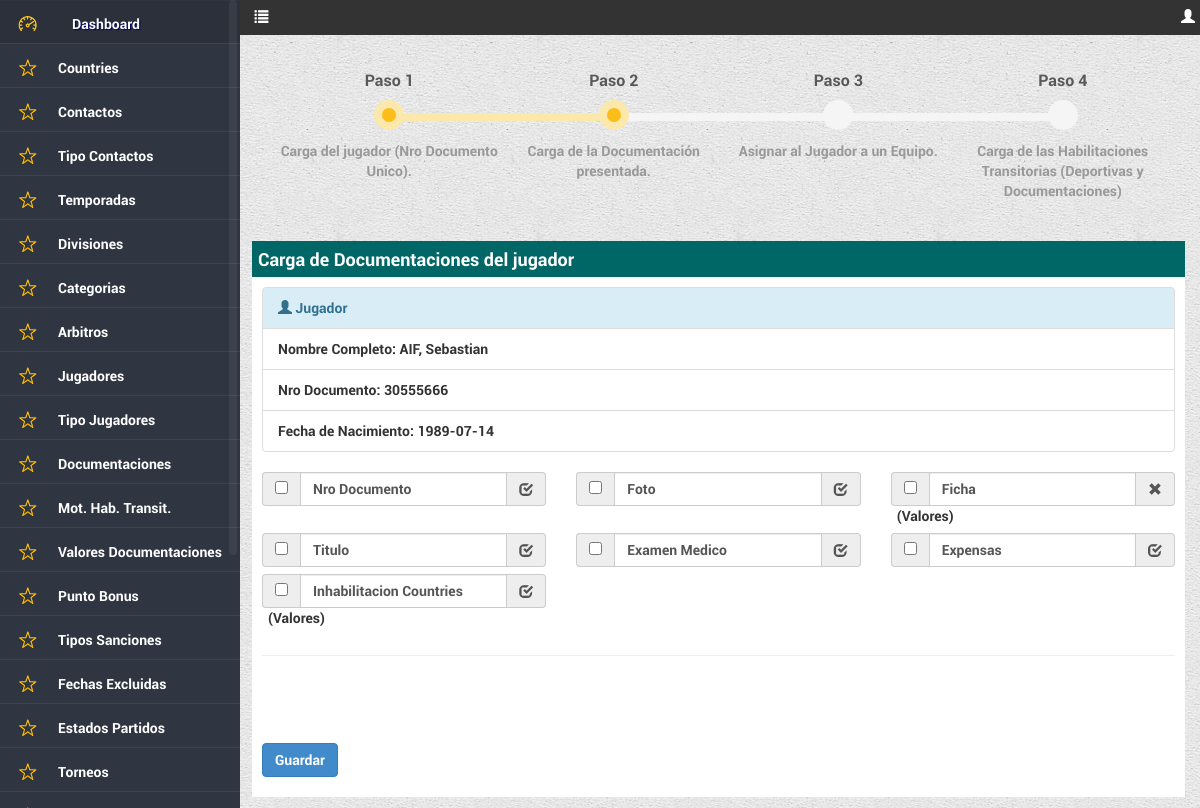
The page /dashboard/jugadores/documentaciones.php?id=2 (signed in) on the database its author committed.
### tables this page shows
CREATE TABLE IF NOT EXISTS `predio_menu` (
  `idmenu` int(11) NOT NULL AUTO_INCREMENT,
  `url` varchar(65) NOT NULL,
  `icono` varchar(45) DEFAULT NULL,
  `nombre` varchar(45) NOT NULL,
  `Orden` smallint(6) DEFAULT NULL,
  `hover` varchar(45) DEFAULT NULL,
  `permiso` varchar(50) DEFAULT NULL,
  `administracion` bit(1) DEFAULT NULL,
  `torneo` bit(1) DEFAULT NULL,
  `reportes` bit(1) DEFAULT NULL,
  PRIMARY KEY (`idmenu`)
);

CREATE TABLE IF NOT EXISTS `dbjugadores` (
  `idjugador` int(11) NOT NULL AUTO_INCREMENT,
  `reftipodocumentos` int(11) NOT NULL,
  `nrodocumento` int(11) NOT NULL,
  `apellido` varchar(120) NOT NULL,
  `nombres` varchar(120) NOT NULL,
  `email` varchar(150) DEFAULT NULL,
  `fechanacimiento` date NOT NULL,
  `fechaalta` date NOT NULL,
  `fechabaja` date DEFAULT NULL,
  `refcountries` int(11) NOT NULL,
  `observaciones` varchar(300) DEFAULT NULL,
  PRIMARY KEY (`idjugador`),
  KEY `fk_jugadores_tipodocumentos_idx` (`reftipodocumentos`),
  KEY `fk_jugadores_countries_idx` (`refcountries`)
);

CREATE TABLE IF NOT EXISTS `tbdocumentaciones` (
  `iddocumentacion` int(11) NOT NULL AUTO_INCREMENT,
  `descripcion` varchar(120) NOT NULL,
  `obligatoria` bit(1) NOT NULL,
  `observaciones` varchar(300) DEFAULT NULL,
  PRIMARY KEY (`iddocumentacion`)
);

### includes/appconfig.php (called while the page is built, shortened)
<?php
class appconfig {
function conexion() {
		$hostname = "localhost";
		$database = "ssaif_desa";
		$username = "root";
		$password = "";
		$conexion = array("hostname" => $hostname,
						  "database" => $database,
						  "username" => $username,
						  "password" => $password);
		return $conexion;
}
}
?>

### includes/funcionesReferencias.php (called while the page is built, shortened)
<?php
class ServiciosReferencias {
function traerJugadoresPorId($id) {
$sql = "select idjugador,reftipodocumentos,nrodocumento,apellido,nombres,email,fechanacimiento,fechaalta,fechabaja,refcountries,observaciones from dbjugadores where idjugador =".$id;
$res = $this->query($sql,0);
return $res;
}
function traerJugadoresdocumentacionPorJugador($idJugador) {
$sql = "select j.refdocumentaciones,
doc.descripcion,
(case when doc.obligatoria = 1 then 'Si' else 'No' end) as obligatoria,
j.valor,
j.refjugadores,
j.idjugadordocumentacion,
j.observaciones
from dbjugadoresdocumentacion j
inner join dbjugadores jug ON jug.idjugador = j.refjugadores
inner join tbtipodocumentos ti ON ti.idtipodocumento = jug.reftipodocumentos
inner join dbcountries co ON co.idcountrie = jug.refcountries
inner join tbdocumentaciones doc ON doc.iddocumentacion = j.refdocumentaciones
where j.refjugadores =".$idJugador;
$res = $this->query($sql,0);
return $res;
}
function traerDocumentaciones() {
$sql = "select
d.iddocumentacion,
d.descripcion,
(case when d.obligatoria = 1 then 'Si' else 'No' end) as obligatoria,
d.observaciones
from tbdocumentaciones d
order by 1";
$res = $this->query($sql,0);
return $res;
}
function traerValoreshabilitacionestransitoriasPorDocumentacion($idDocumentacion) {
$sql = "select
v.idvalorhabilitaciontransitoria,
doc.descripcion as documentacion,
v.descripcion,
(case when v.habilita= 1 then 'Si' else 'No' end) as habilita,
(case when v.default= 1 then 'Si' else 'No' end) as pordefecto,
v.refdocumentaciones
from tbvaloreshabilitacionestransitorias v
inner join tbdocumentaciones doc ON doc.iddocumentacion = v.refdocumentaciones
where doc.iddocumentacion = ".$idDocumentacion."
order by 1";
$res = $this->query($sql,0);
return $res;
}
function query($sql,$accion) {
		require_once 'appconfig.php';
		$appconfig	= new appconfig();
		$datos		= $appconfig->conexion();
		$hostname	= $datos['hostname'];
		$database	= $datos['database'];
		$username	= $datos['username'];
		$password	= $datos['password'];
		$conex = mysql_connect($hostname,$username,$password) or die ("no se puede conectar".mysql_error());
		        $error = 0;
		$result=mysql_query($sql,$conex);
		if($error==1){
			mysql_query("ROLLBACK");
			return false;
		}
		 else{
			return $result;
		}
	}
}
?>

### dashboard/jugadores/documentaciones.php (the view, shortened to what this page needs)
<?php
if (!isset($_SESSION['usua_predio']))
{
	header('Location: ../../error.php');
} else {
include ('../../includes/funcionesHTML.php');
include ('../../includes/funcionesReferencias.php');
$serviciosHTML 			= new ServiciosHTML();
$serviciosReferencias 	= new ServiciosReferencias();
$resMenu = $serviciosHTML->menu(utf8_encode($_SESSION['nombre_predio']),"Jugadores",$_SESSION['refroll_predio'],'');
if (!$_POST){
	$id	= $_GET['id'];
}
$resResultado = $serviciosReferencias->traerJugadoresPorId($id);
$resJugadores = $serviciosReferencias->traerJugadoresdocumentacionPorJugador($id);
$plural = "Documentaciones del jugador";
$resDocumentaciones2	=	$serviciosReferencias->traerDocumentaciones();
?>
<!DOCTYPE HTML>
<html>
<head>
<link href="../../css/estiloDash.css" rel="stylesheet" type="text/css">
    <link rel="stylesheet" href="../../css/jquery-ui.css">
    <link rel="stylesheet" href="../../bootstrap/css/bootstrap.min.css"/>
	<link rel="stylesheet" href="../../css/bootstrap-datetimepicker.min.css">
   <link href="../../css/perfect-scrollbar.css" rel="stylesheet">
    <link rel="stylesheet" href="../../css/bootstrap-multiselect.css" type="text/css">
	<link rel="stylesheet" href="../../css/chosen.css">
</head>
<body>
 <?php echo $resMenu; ?>
<div id="content">
		<div class="row bs-wizard" style="border-bottom:0;margin-left:25px; margin-right:25px;">
            <div class="col-xs-3 bs-wizard-step complete">
              <div class="text-center bs-wizard-stepnum">Paso 1</div>
              <div class="progress"><div class="progress-bar"></div></div>
              <a href="modificar.php?id=<?php echo $id; ?>" class="bs-wizard-dot"></a>
              <div class="bs-wizard-info text-center">Carga del jugador (Nro Documento Unico).</div>
            </div>
            <div class="col-xs-3 bs-wizard-step active">
              <div class="text-center bs-wizard-stepnum">Paso 2</div>
              <div class="progress"><div class="progress-bar"></div></div>
              <a href="#" class="bs-wizard-dot"></a>
              <div class="bs-wizard-info text-center">Carga de la Documentación presentada.</div>
            </div>
            <div class="col-xs-3 bs-wizard-step disabled">
              <div class="text-center bs-wizard-stepnum">Paso 3</div>
              <div class="progress"><div class="progress-bar"></div></div>
              <div class="bs-wizard-info text-center">Asignar al Jugador a un Equipo.</div>
            </div>
            <div class="col-xs-3 bs-wizard-step disabled">
              <div class="text-center bs-wizard-stepnum">Paso 4</div>
              <div class="progress"><div class="progress-bar"></div></div>
              <a href="#" class="bs-wizard-dot"></a>
              <div class="bs-wizard-info text-center"> Carga de las Habilitaciones Transitorias (Deportivas y Documentaciones)</div>
            </div>
        </div>
    <div class="boxInfoLargo">
        <div id="headBoxInfo">
        	<p style="color: #fff; font-size:18px; height:16px;">Carga de <?php echo $plural; ?></p>
        </div>
    	<div class="cuerpoBox">
        	<ul class="list-group">
              <li class="list-group-item list-group-item-info"><span class="glyphicon glyphicon-user"></span> Jugador</li>
              <li class="list-group-item list-group-item-default">Nombre Completo: <?php echo mysql_result($resResultado,0,'apellido').', '.mysql_result($resResultado,0,'nombres'); ?></li>
              <li class="list-group-item list-group-item-default">Nro Documento: <?php echo mysql_result($resResultado,0,'nrodocumento'); ?></li>
              <li class="list-group-item list-group-item-default">Fecha de Nacimiento: <?php echo mysql_result($resResultado,0,'fechanacimiento'); ?></li>
            </ul>
        	<form class="form-inline formulario" id="formulario" role="form" method="post" action="documentaciones.php">
        	<div class="row">
				<?php
				if (mysql_num_rows($resJugadores)<1) {
					while ($row = mysql_fetch_array($resDocumentaciones2)) {
						$resValores		=	$serviciosReferencias->traerValoreshabilitacionestransitoriasPorDocumentacion($row[0]);
				?>
					<?php
                        if ($row[2] == 'Si') {
                        $cadA = '<span class="glyphicon glyphicon-check"></span>';
                     } else {
                        $cadA = '<span class="glyphicon glyphicon-remove"></span>';
                     } ?>
                    <div class="col-md-4" style="margin-bottom:7px;">
                            <?php
							if (mysql_num_rows($resValores)>0) {
							?>
                            	<div class="input-group">
                            	<span class="input-group-addon">
                                <input type="checkbox" aria-label="..." id="docu<?php echo $row[0]; ?>" name="docu[]">
                                </span>
                                <input type="text" class="form-control" aria-label="..." value="<?php echo $row[1]; ?>">
                                <span class="input-group-addon">
                                    <?php echo $cadA; ?>
                                </span>
								</div>
                                <div class="FixedHeightContainer<?php echo $row[0]; ?>">
                                </div>
                            <?php
							} else {
							?>
                            <div class="input-group">
                            <span class="input-group-addon">
                            <input type="checkbox" aria-label="..." id="docu<?php echo $row[0]; ?>" name="docu<?php echo $row[0]; ?>">
                            </span>
                            <input type="text" class="form-control" aria-label="..." value="<?php echo $row[1]; ?>">
                            <span class="input-group-addon">
                            	<?php echo $cadA; ?>
                            </span>
                            </div>
                            <?php
							}
							?>
                    </div>
                <?php
					}
				}
				?>
            </div>
            <hr>
            <div class='row' style="margin-left:25px; margin-right:25px;">
                <div class='alert'>
                </div>
            </div>
            <div class="row">
                <div class="col-md-12">
                <ul class="list-inline" style="margin-top:15px;">
                    <li>
                        <button type="button" class="btn btn-primary" id="cargar" style="margin-left:0px;">Guardar</button>
                    </li>
                </ul>
                </div>
            </div>
            </form>
    	</div>
    </div>
</div>
<?php } ?>
</body>
</html>

### includes/funcionesHTML.php (shortened to what this page needs)
<?php
class ServiciosHTML {
function menu($usuario,$titulo,$rol,$empresa) {
	$sql = "select idmenu,url,icono, nombre, permiso from predio_menu where permiso like '%".$rol."%' order by orden";
	$res = $this->query($sql,0);
	$cadmenu = "";
	$cadhover= "";
	$js = "<script>
		$(document).ready(function(){
			$('#colapsarMenu').click(function() {
			if ($('#colapsarMenu').attr('class') == 'glyphicon glyphicon-list') {
			$('#content').css( { marginLeft : '1%' } );
			$('#navigation').hide();
			$('#colapsarMenu').removeClass('glyphicon glyphicon-list');
			$('#colapsarMenu').addClass('glyphicon glyphicon-align-justify');
			} else {
			$('#content').css( { marginLeft : '21%' } );
			$('#navigation').show();
			$('#colapsarMenu').removeClass('glyphicon glyphicon-align-justify');
			$('#colapsarMenu').addClass('glyphicon glyphicon-list');
			}
			});
		});
		</script>";
	$cant = 1;
	while ($row = mysql_fetch_array($res)) {
		if ($titulo == $row['nombre']) {
			$row['url'] = "index.php";
		}
		if (strpos($row['permiso'],$rol) !== false) {
			if ($row['idmenu'] == 1) {
				$cadmenu = $cadmenu.'<li class="arriba"><div class="'.$row['icono'].'"></div><a href="'.$row['url'].'">'.$row['nombre'].'</a></li>';
				$cadhover = $cadhover.' <li class="arriba">
											<div class="'.$row['icono'].'2" id="tooltip'.$cant.'"></div>
											<div class="tooltip-dash">'.$row['nombre'].'</div>
										</li>';
			} else {
				$cadmenu = $cadmenu.'<li><div class="'.$row['icono'].'"></div><a href="'.$row['url'].'">'.$row['nombre'].'</a></li>';
				$cadhover = $cadhover.'  <li>
											<div class="'.$row['icono'].'2" id="tooltip'.$cant.'"></div>
											<div class="tooltip-con">'.$row['nombre'].'</div>
										</li>';
			}
		}
		$cant+=1;
	}
	$menu = '
		<div style="background-color:#333; position:absolute; top:0;left:0; height:35px; width:100%; color:#FFF; padding-top:7px;" >
			<ul class="list-inline" style="margin-left:12px;">
				<li style="margin-left:20%;"><span class="glyphicon glyphicon-list" id="colapsarMenu" style="cursor:pointer;"> </span></li>
				<li class="navbar-right"><span class="glyphicon glyphicon-user"></span> '.$usuario.'</li>
			</ul>
		</div>
		<div style="height:30px;">
		</div>
		<div id="navigation" >
				<nav class="nav">
					<ul>
						'.utf8_encode($cadmenu).'
					</ul>
				</nav>
			 </div>
		</div>'.$js;
	return $menu;
}
function query($sql,$accion) {
		require_once 'appconfig.php';
		$appconfig	= new appconfig();
		$datos		= $appconfig->conexion();
		$hostname	= $datos['hostname'];
		$database	= $datos['database'];
		$username	= $datos['username'];
		$password	= $datos['password'];
		$conex = mysql_connect($hostname,$username,$password) or die ("no se puede conectar".mysql_error());
		$result = mysql_query($sql,$conex);
		return $result;
	}
}
?>

### css/estiloDash.css (style rules this page uses)
* { margin:0; padding:0; font-family: robotoL; }
html { height : 101%; }
body { font-family: robotoL; background: url(../imagenes/beige_paper.png) repeat; }
#content { margin-left:21%; }
#navigation { height:100%; background-color: #303641; padding-top:15px; overflow-y: auto; position: fixed; top: 0; width: 20%; z-index: 9999; overflow: hidden; }
.nav { margin-top:-15px; }
.nav ul { list-style:none; }
.nav ul li { padding:8px 8px; height:44px; border-bottom:1px solid #3e444e; border-top:1px solid #303641; width:100%; }
.nav ul li a { color:#FFF; font-family:robotoL; font-size:1.0em; text-decoration:none; float: left; margin-top:5px; }
.icodashboard { background:url(../imagenes/iconmenu/dashboard.png) no-repeat; background-position: center center; width:40px; height:40px; float:left; margin-right:9px; margin-top:-4px; background-size: 25px 50px; background-size: 50% 50%; }
.icozonas { background:url(../imagenes/iconmenu/conceptos.png) no-repeat; background-position: center center; width:40px; height:40px; float:left; margin-right:10px; margin-top:-4px; background-size: 25px 50px; background-size: 50% 50%; }
.boxInfoLargo { width: auto; height: auto; margin-top:30px; margin-bottom:30px; min-width: 800px; float:left; background:#fff; z-index:-1; position: relative; margin-right:15px; }
.boxInfo .cuerpoBox,.boxInfoLargo .cuerpoBox { padding:10px; }
#headBoxInfo { background-color:#006666; padding:6px; height:36px; }
.bs-wizard { margin-top: 40px; }
.bs-wizard { border-bottom: solid 1px #e0e0e0; padding: 0 0 10px 0; }
.bs-wizard > .bs-wizard-step { padding: 0; position: relative; }
.bs-wizard > .bs-wizard-step .bs-wizard-stepnum { color: #595959; font-size: 16px; margin-bottom: 5px; }
.bs-wizard > .bs-wizard-step .bs-wizard-info { color: #999; font-size: 14px; }
.bs-wizard > .bs-wizard-step > .bs-wizard-dot { position: absolute; width: 30px; height: 30px; display: block; background: #fbe8aa; top: 45px; left: 50%; margin-top: -15px; margin-left: -15px; border-radius: 50%; }
.bs-wizard > .bs-wizard-step > .bs-wizard-dot:after { content: ' '; width: 14px; height: 14px; background: #fbbd19; border-radius: 50px; position: absolute; top: 8px; left: 8px; }
.bs-wizard > .bs-wizard-step > .progress { position: relative; border-radius: 0px; height: 8px; box-shadow: none; margin: 20px 0; }
.bs-wizard > .bs-wizard-step > .progress > .progress-bar { width:0px; box-shadow: none; background: #fbe8aa; }
.bs-wizard > .bs-wizard-step.complete > .progress > .progress-bar { width:100%; }
.bs-wizard > .bs-wizard-step.active > .progress > .progress-bar { width:50%; }
.bs-wizard > .bs-wizard-step.disabled > .bs-wizard-dot { background-color: #f5f5f5; }
.bs-wizard > .bs-wizard-step.disabled > .bs-wizard-dot:after { opacity: 0; }
.bs-wizard > .bs-wizard-step:first-child > .progress { left: 50%; width: 50%; }
.bs-wizard > .bs-wizard-step:last-child > .progress { width: 50%; }
.bs-wizard > .bs-wizard-step.disabled a.bs-wizard-dot { pointer-events: none; }

### rows shown on the page
predio_menu: nombre "Dashboard"
predio_menu: nombre "Countries"
predio_menu: nombre "Contactos"
predio_menu: nombre "Tipo Contactos"
predio_menu: nombre "Temporadas"
predio_menu: nombre "Divisiones"
predio_menu: nombre "Categorias"
predio_menu: nombre "Arbitros"
predio_menu: nombre "Jugadores"
predio_menu: nombre "Tipo Jugadores"
predio_menu: nombre "Documentaciones"
predio_menu: nombre "Mot. Hab. Transit."
predio_menu: nombre "Valores Documentaciones"
predio_menu: nombre "Punto Bonus"
predio_menu: nombre "Tipos Sanciones"
predio_menu: nombre "Fechas Excluidas"
predio_menu: nombre "Estados Partidos"
predio_menu: nombre "Torneos"
dbjugadores: apellido "AIF", nombres "Sebastian", nrodocumento "30555666", fechanacimiento "1989-07-14"
tbdocumentaciones: descripcion "Nro Documento"
tbdocumentaciones: descripcion "Foto"
tbdocumentaciones: descripcion "Ficha"
tbdocumentaciones: descripcion "Titulo"
tbdocumentaciones: descripcion "Examen Medico"
tbdocumentaciones: descripcion "Expensas"
tbdocumentaciones: descripcion "Inhabilitacion Countries"

### other values the page prints
$plural "Documentaciones del jugador"
